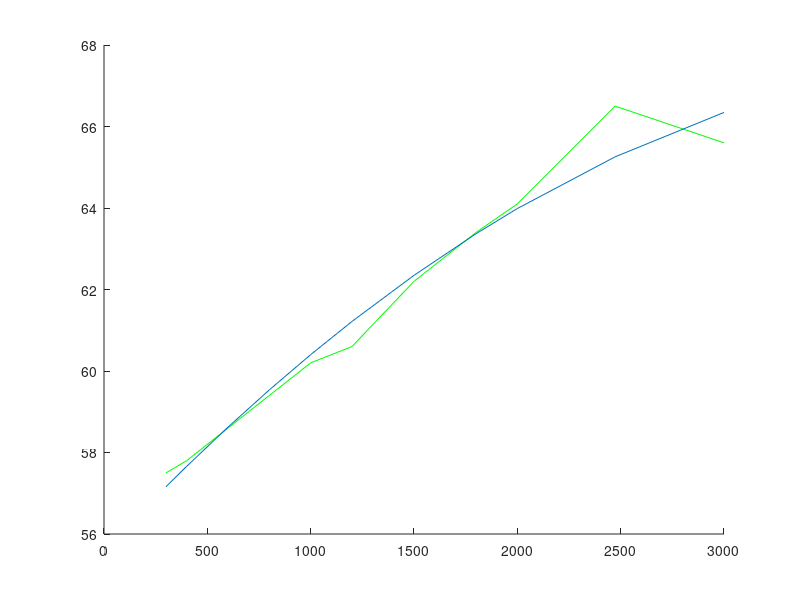

This figure's MATLAB source:
Ta_scan = [ 
    28.536707750890088, 0.25567835574237563
68.81754974661501, 1.9093210871166093
107.02094647607348, 4.05357309900387
149.4502325697304, 6.179350707248943
194.00250945481187, 8.432116356122663
240.6679326558279, 10.678378957982417
287.3477142192021, 13.11934095341934
334.00376059967414, 15.238453868701797
378.5469283797239, 17.36770005334718
423.06661174836415, 19.178497619278886
467.61468990534524, 21.374328515109852
512.1614870944311, 23.552789486283714
558.8264358628934, 25.79261878271491
605.4785749524051, 27.858748832575017
650.0042836144777, 29.75124937744944
694.5382236813574, 31.75536777150934
741.1843137558091, 33.73947317715532
787.8051402967747, 35.381005068730545
834.4629725769311, 37.52433478373332
881.0902039573717, 39.25271629859408
927.7288217191023, 41.13549714374027
974.366965048279, 43.01184468345788
1020.9921800903666, 44.71288465024726
1067.6254604858675, 46.52329080932215
1114.2402142901453, 48.0824763914118
1160.8792115979188, 49.97040388090083
1207.4909053122249, 51.488094642976264
1254.1272695193252, 53.34031728733679
1300.7642267671174, 55.20058156348301
1347.3803089825456, 56.77778040077263
1394.0198756093837, 58.673427856775916
1440.6070174390343, 59.858195062923436
1487.2193990805436, 61.3852141178703
1533.850663137691, 63.168278728873794
1580.47790129574, 64.89675214809785
1627.091367354515, 66.4384759011671
1673.7058127776327, 67.99347983472819
1720.3305703311864, 69.68831625699718
1766.9338733668994, 71.09222941735041
1813.567428255521, 72.90635770313753
1860.17358127536, 74.34891664824373
1906.7917984372802, 75.95506535996188
1953.3908010807745, 77.30066520182336
2000.0084726452578, 78.89941561229867
2046.61169773848, 80.30227187247434
2093.2309993176655, 81.92312528231488
2139.821208014896, 83.14947921283988
2186.4302923501564, 84.63178679505826
2233.0482722958, 86.23471885406212
2279.6469191148785, 87.5754937168522
2326.271778332551, 89.27170870457016
2372.8832111089523, 90.7858611486599
2419.4888795298266, 92.22184893179265
2466.103657055732, 93.78135617915373
2512.7183634167545, 95.33989843070053
2559.313997589117, 96.63982180401926
2605.926616446903, 98.1700575116804
2652.5300313131465, 99.5754870940275
2699.1391156484074, 101.05779467624588
2745.7474883348377, 102.5304523003214
2792.368941804535, 104.18048534549864
2838.9585405170533, 105.39856788332978
2885.572013353436, 106.94038354076231
2932.1551225063804, 108.07046765076709
2978.7534135010437, 109.40641753448574
3025.3536022259223, 110.76810063991864
3071.960195790276, 112.21663336863708
3118.550421431526, 113.44321706007024
3165.1449169657594, 114.72770050036043
3211.741547446485, 116.04113381507912
3249.8634569960363, 117.08041966742974
];



%%

Ta_scan_CONDUCT = [
300, 57.5
400, 57.8
600, 58.6
800, 59.4
1000, 60.2
1200, 60.6
1500, 62.2
1800, 63.4
2000, 64.1
2473, 66.5
3000, 65.6
];


%% 
Ta_temp = Ta_scan(:,1)';
Ta_rho = Ta_scan(:,2)';

Ta_temp_CONDUCT = Ta_scan_CONDUCT(:,1)';
Ta_CONDUCT = Ta_scan_CONDUCT(:,2)';

figure(1); clf;
hold on;
plot(Ta_temp_CONDUCT, Ta_CONDUCT, 'g');

p = polyfit(Ta_temp_CONDUCT, Ta_CONDUCT, 2);
Ta_rho_fit = polyval(p, Ta_temp_CONDUCT);
plot(Ta_temp_CONDUCT, Ta_rho_fit);
hold off;
fprintf('\n rho(T) = %.4e*T^3 + %.4e*T^2 + %.4e*T + %.4e\n', p);




